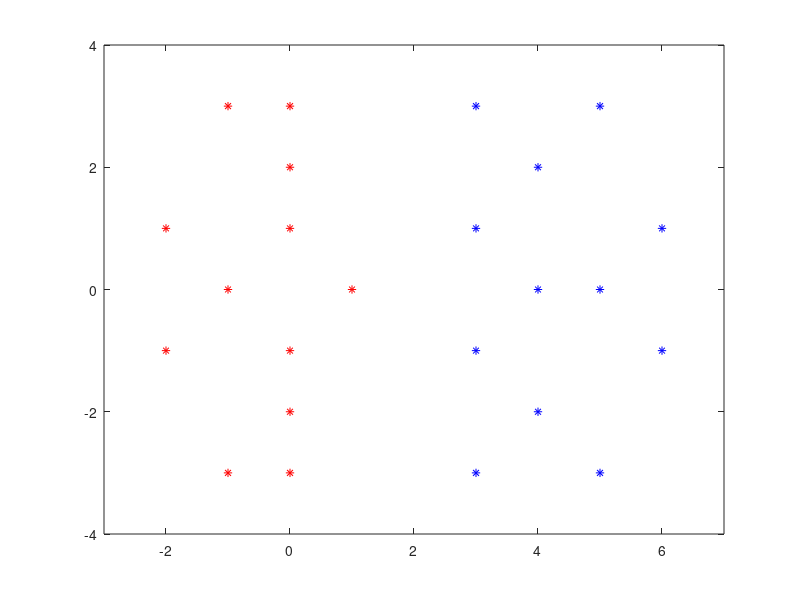
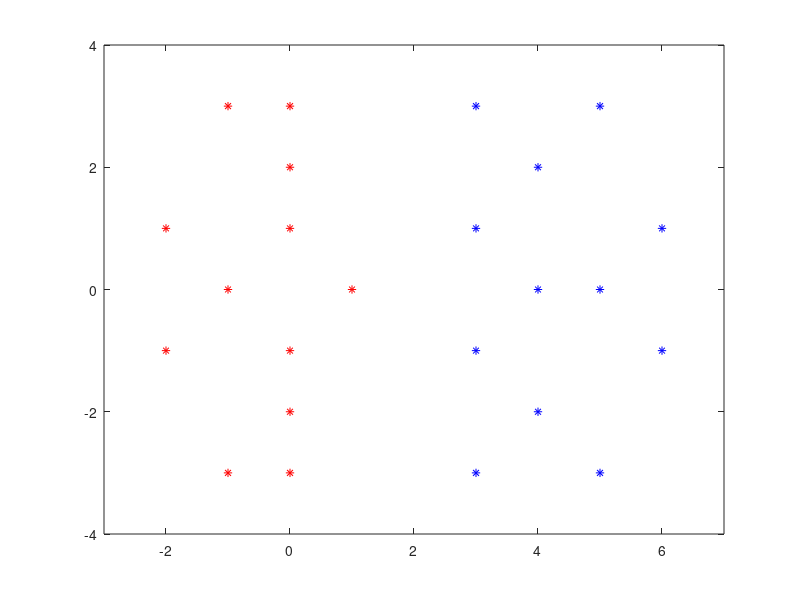

Source code (MATLAB) for these figures, in order:
clear
clc
x = [3 1 ;3 -1; 6 1 ; 6 -1 ; 4 0; 4 2 ;4 -2;5 3;5 -3;3 3;3 -3;5 0 ; 1 0; 0 1;0 -1; -1 0; 0 2; 0 -2;-1 -3;-1 3;0 3 ;0 -3;-2 1;-2 -1];
y = -ones(12, 1);
y = cat(1, ones(12,1), y);

plot(x(1:12,1),x(1:12,2),'b*')
hold on
plot(x(13:24,1),x(13:24,2),'r*')
axis([-3,7,-4,4])
hold off

n = length(y);   % 200
f = -ones(n, 1);  
Aeq = y';
beq = 0;
lb = zeros(n, 1);
Q = (y * y') .* (x * x');

alpha = quadprog(Q, f, [], [], Aeq, beq, lb, []);

for i=1:n
    if alpha(i) < 0.0005
        alpha(i) = 0;
    end
end
w = x' * (alpha .* y)
s = find(alpha ~= 0);
b = (1 / length(s)) * sum((y(s, : ) - (x(s, : ) * w) ))

% w.z + b = 0    w1.z1 + w2.z2 = -b    z2 = -w1/w2 - b/w2
figure
plot(x(1:12,1),x(1:12,2),'b*')
hold on
plot(x(13:24,1),x(13:24,2),'r*')
hold on

z1= -2 :.1:7;
z2= (-w(1)/w(2))*z1 - b/w(2);
plot(z1,z2,'k-')

m1= -2 :.1: 7;
m2= (-w(1)/w(2))*m1 + (1- b)/w(2);
plot(m1,m2,'c.')

s1= -2 :.1: 7;
s2= (-w(1)/w(2))*s1 + (-1- b)/w(2);
plot(s1,s2,'c.')
axis([-3,7,-4,4])
